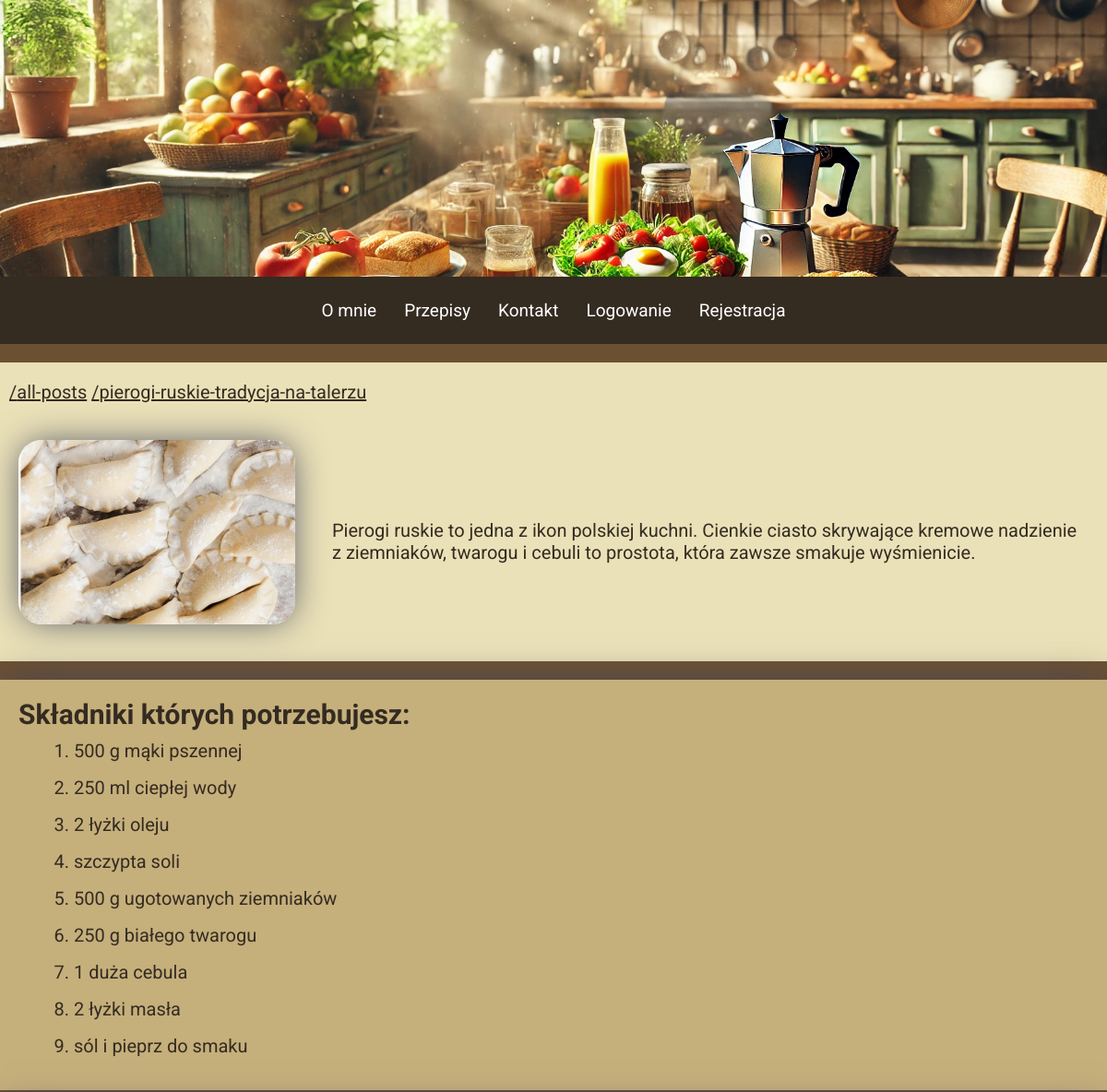
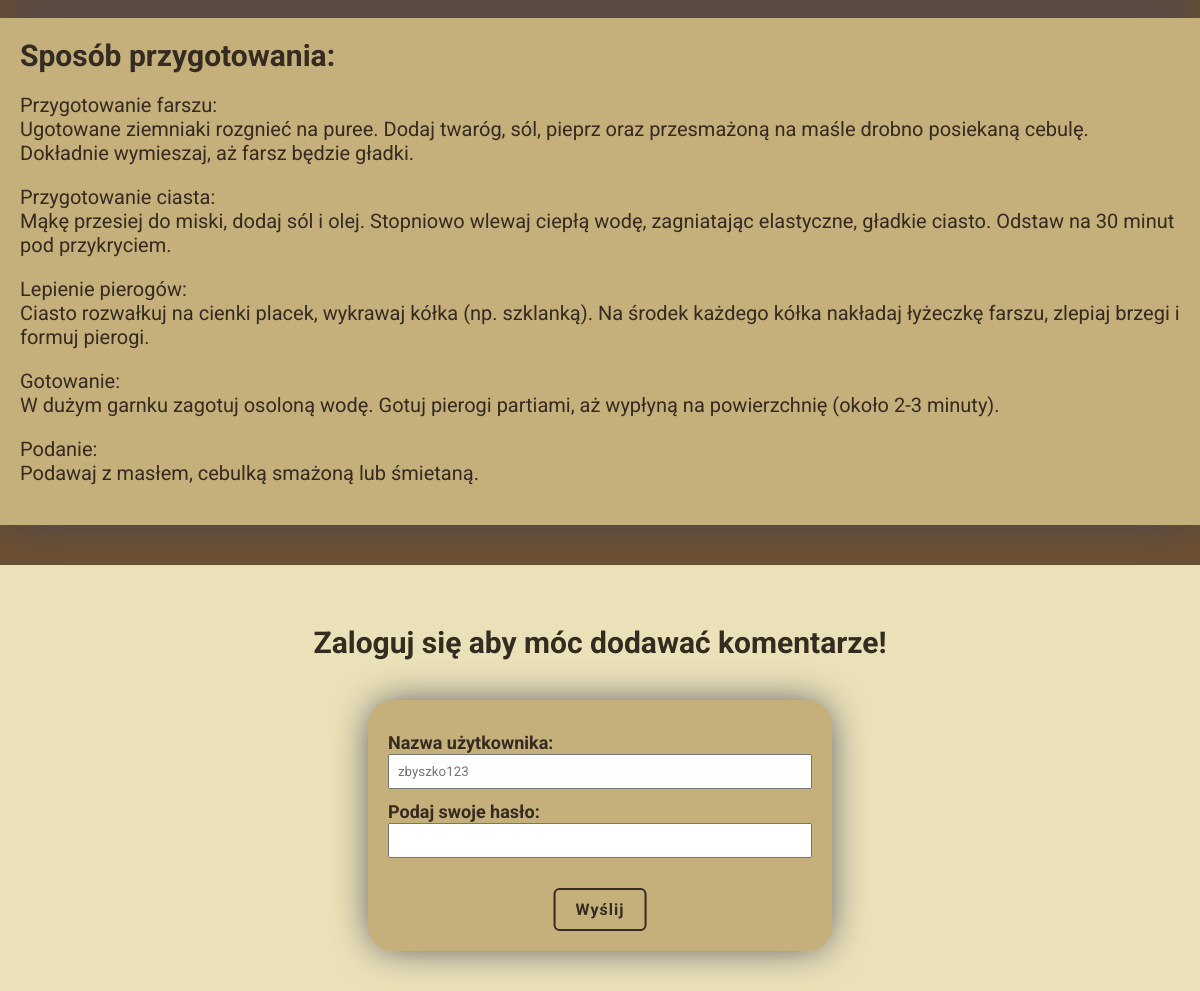
The page /all-posts/pierogi-ruskie-tradycja-na-talerzu on the database its author committed (2 pictures, top to bottom).
### blog/models.py (models this page shows, shortened)
class PostModel(models.Model):
    title = models.CharField(max_length=150, verbose_name="Tytuł:")
    author = models.ForeignKey(
        User, verbose_name=("Autor:"), on_delete=models.CASCADE)
    slug = models.SlugField(primary_key=True)
    date = models.DateField(auto_now_add=True, verbose_name="Data:")
    excerpt = models.TextField(verbose_name="skrót", validators=[
                               MinLengthValidator, MaxLengthValidator(250)])
    ingredients = models.TextField(
        validators=[MinLengthValidator(5)], verbose_name="Składniki:", null=True)
    prepare = models.TextField(
        validators=[MinLengthValidator(5)], verbose_name="Sposób przygotowania:", null=True)
    image = models.ImageField(upload_to="dishes")
    tags = models.ManyToManyField(TagModel, verbose_name=("Tag:"))
    class Meta:
        verbose_name_plural = "Posty"

### blog/views.py (the view)
# urls.py: path("all-posts/<slug:slug>", views.PostView.as_view(), name="post"),
class PostView(DetailView):
    model = PostModel
    context_object_name = "post"
    template_name = "blog/post_detail.html"
    login_form = LoginUserForm()
    comment_form = UserCommentForm()
    def breadcrubs_generator(self, path):
        home_url = reverse("main_page")
        path_splited = path.strip("/").split("/")
        paths = {}
        pre_path = ""
        for path in path_splited:
            pre_path += f"/{path}"
            paths[path] = pre_path
        return paths
    def get_context_data(self, **kwargs):
        context = super().get_context_data(**kwargs)
        context["ingredients"] = self.object.ingredients.split("\n")
        context["breadcrumbs"] = self.breadcrubs_generator(self.request.path)
        context["comments"] = self.object.comments.all().order_by("-pk")
        login_form_data = self.request.session.pop("login_form_data", None)
        if login_form_data:
            self.login_form = LoginUserForm(login_form_data)
        if self.request.user.is_authenticated:
            comment_form_data = self.request.session.pop(
                "comment_form_data", None)
            print(comment_form_data)
            if comment_form_data:
                self.comment_form = UserCommentForm(comment_form_data)
            context["form"] = self.comment_form
        else:
            context["form"] = self.login_form
        return context

### blog/forms.py (shortened to what this page needs)
class LoginUserForm(forms.Form):
    username = forms.CharField(max_length=70, required=True, label="Nazwa użytkownika:", widget=forms.TextInput(attrs={
                               "placeholder": "zbyszko123"}))
    password = forms.CharField(label="Podaj swoje hasło:",
                               widget=forms.PasswordInput, required=True)

### blog/templates/blog/post_detail.html (shortened to what this page needs)
{% extends "base.html" %}
{% load static %}
{% block style %}
    <link rel="stylesheet" href="{% static "blog/includes/forms.css" %}">
    <link rel="stylesheet" href="{% static "blog/post.css" %}">
{% endblock  %}
{% block content %}
    <section class="breadcrumbs">
        {% for name,value in breadcrumbs.items  %}
            <a href="{{value}}">/{{name}}</a>
        {% endfor %}
    </section>
    <section class="head_post">
            <img src="{{post.image.url}}" alt="{{post.title}}">
            <p>{{post.excerpt}}</p>
    </section>
    <section class="post_body">
        <div class="ingredients">
            <h2>Składniki których potrzebujesz:</h2>
            <ol>
                {% for ingredient in ingredients  %}
                        <li>{{ingredient}}</li>
                {% endfor %}
            </ol>
        </div>
        <div class="recipe">
            <h2>Sposób przygotowania:</h2>
            <p> {{post.prepare|linebreaks}}</p>
        </div>
    </section>
    <section class="comment-section ">
        {% if user.is_authenticated %}
            <div class="form">
                <h3>Zostaw komentarz!</h3>
                {% if messages %}
                <ul class="messages">
                    {% for message in messages %}
                        <li>{{ message }}</li>
                    {% endfor %}
                </ul>
                {% endif %}
                <form action="{% url "comment" %}" method="POST">
                    {% csrf_token %}
                    <input type="hidden" name="next" value={{request.path}}>
                    <input type="hidden" name="post_slug" value={{post.slug}}>
                    <div class="form-field">
                        <input type="text" name="username" value="{{ user.username }}" readonly>
                    </div>
                    <div class="form-field">
                        {{form.content.label_tag}}
                        {{form.content}}
                        {{form.content.errors}}
                    </div>
                    <button class="btn">Zapisz</button>
                </form>
            </div>
        {% else %}
            <h2>Zaloguj się aby móc dodawać komentarze!</h2>
            {% include "blog/includes/login-form.html" %}
        {% endif %}
    </section>
{% endblock  %}

### static/base.css (style rules this page uses)
:root { --primary-color: #EAE1B8; --secondary-color: #C5AF7B; --buttons-color: #9C7D4F; --text-color: #342B21; --second-text-color: #6C5032; --box-shadow: 0px 0px 38px -5px rgba(66, 68, 90, 1); }
* { box-sizing: border-box; margin: 0; padding: 0; font-family: "Roboto", serif; color: var(--text-color); }
body { background-color: var(--second-text-color); }
@media (min-width:400px) { html { font-size: 20px; } }

### blog/static/blog/includes/forms.css (style rules this page uses)
.form label { font-size: .9rem; }
.form input, .form textarea { padding: .4rem; }

### blog/static/blog/post.css (style rules this page uses)
.breadcrumbs { padding: 1rem .5rem; margin-top: 1rem; background-color: var(--primary-color); }
.head_post { margin-bottom: 1rem; padding: 1rem; background-color: var(--primary-color); }
.head_post::after { content: ""; clear: both; display: table; }
.head_post img, .ingredients, .recipe { -webkit-box-shadow: var(--box-shadow); -moz-box-shadow: var(--box-shadow); box-shadow: var(--box-shadow); }
.head_post img { float: left; width: 9rem; border-radius: 25px; margin-right: 1rem; margin-bottom: 1rem; }
.head_post P { margin-left: 1rem; }
.ingredients { background-color: var(--secondary-color); margin-bottom: 1rem; padding: 1rem; }
.ingredients ol { margin-left: 2rem; }
.ingredients li { margin-bottom: .5rem; }
.post_body h2 { margin-bottom: .5rem; }
.recipe { background-color: var(--secondary-color); padding: 1rem; margin-bottom: 2rem; }
.recipe p { margin: 1rem 0; }
.comment-section { padding: 1rem; background-color: var(--primary-color); }
.comment-section h2 { text-align: center; margin: 2rem; }
@media (min-width:725px) { .head_post img { float: none; width: 15rem; } }
@media (min-width:725px) { .head_post { display: flex; align-items: center; } }
@media (min-width:725px) { .ingredients ol { margin-left: 3rem; } }
@media (min-width:725px) { .ingredients li { margin-bottom: .8rem; } }

### rows shown on the page
PostModel: image (picture), excerpt "Pierogi ruskie to jedna z ikon polskiej kuchni. Cienkie ciasto skrywające kremowe nadzienie z ziemniaków, twarogu i cebuli to prostota, która zawsze smakuje wyśmienicie.", prepare "Przygotowanie farszu: Ugotowane ziemniaki rozgnieć na puree. Dodaj twaróg, sól, pieprz oraz przesmażoną na maśle drobno posiekaną cebulę. Dokładnie wymieszaj, aż farsz będzie gładki. Przygotowanie ciasta: Mąkę przesiej do miski, dodaj sól i olej. Stopniowo wlewaj ciepłą wodę, zagniatając elastyczne, gładkie ciasto. Odstaw na 30 minut pod przykryciem. Lepienie pierogów: Ciasto rozwałkuj na cienki placek, wykrawaj kółka (np. szklanką). Na środek każdego kółka nakładaj łyżeczkę farszu, zlepiaj brzegi i formuj pierogi. Gotowanie: W dużym garnku zagotuj osoloną wodę. Gotuj pierogi partiami, aż wypłyną na powierzchnię (około 2-3 minuty). Podanie: Podawaj z masłem, cebulką smażoną lub śmietaną."

### other values the page prints
{{ name }} "all-posts" "pierogi-ruskie-tradycja-na-talerzu"
{{ ingredient }} "500 g mąki pszennej" "250 ml ciepłej wody" "2 łyżki oleju" "szczypta soli" "500 g ugotowanych ziemniaków" "250 g białego twarogu" "1 duża cebula" "2 łyżki masła" "sól i pieprz do smaku"
{{ field.label_tag }} "Nazwa użytkownika:" "Podaj swoje hasło:"
